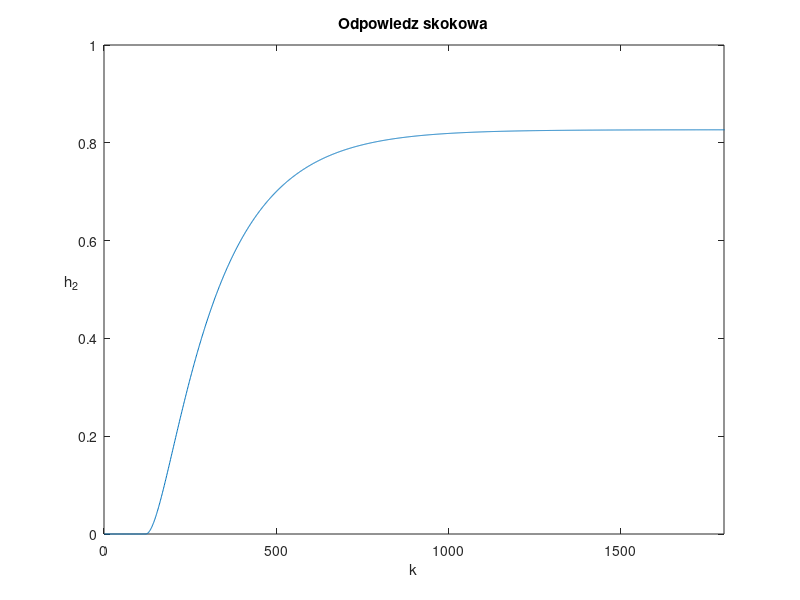

This figure's MATLAB source:
clear all

%% Wymierzanie skoku jednostkowego

D = 2000;

%skok wartosci F1
dF1 = 1;

%Parametry obiektu
A1 = 505;
C2 = 0.65;
ap1 = 23; %alfa_1
ap2 = 15; %alfa_2

%Punkt pracy obiektu
tau = 120;
h2_0 = 38.44;
h1_0 = 16.34;
F1 = 78;
FD = 15;

F10 = 78;
FD0 = 15;

%Objetośc punktu pracy
v2_0 = h2_0^2 * C2;
v1_0 = h1_0 * A1;

t_sym = 2200; %czas symulacji
T = 1; %krok

%warunki_początkowe
kp = 120/T + 2;
kk = t_sym/T;
h1(1:kp) = h1_0;
h2(1:kp) = h2_0;
v1(1:kp) = v1_0;
v2(1:kp) = v2_0;
F1in(1:T:t_sym/T) = F1;
FDc(1:T:t_sym/T) = FD;


%Symulacja obiektu liniowego
for k = kp:t_sym/T
    F1in(k) = F1+dF1;
        v1(k) = v1(k-1) + T*(F1in(k-1-(tau/T)) - F10 + FDc(k-1) - FD0 - (ap1/(2*(sqrt(h1_0))))*(h1(k-1)-h1_0));
        v2(k) = v2(k-1) + T*((ap1/(2*(sqrt(h1_0))))*(h1(k-1)-h1_0) - (ap2/(2*(sqrt(h2_0))))*(h2(k-1)-h2_0)); 
        h2(k) = h2_0 + 1/(2*sqrt(C2*v2_0))*(v2(k) - v2_0);
        h1(k) = v1(k)/A1;
end


%Skok jednostkowy
Yj = h2 - h2(kp);
Yj = Yj/dF1;
s = Yj(:,kp:D+1);
plot(s)
title("Odpowiedz skokowa")
ylabel("h_2")
xlabel("k")
set(get(gca,'ylabel'),'rotation',0)
xlim([0 1800])
exportgraphics(gca,'odp_skok_lin.pdf')

% save("Odp_skok\odp_skok.mat", "s");
